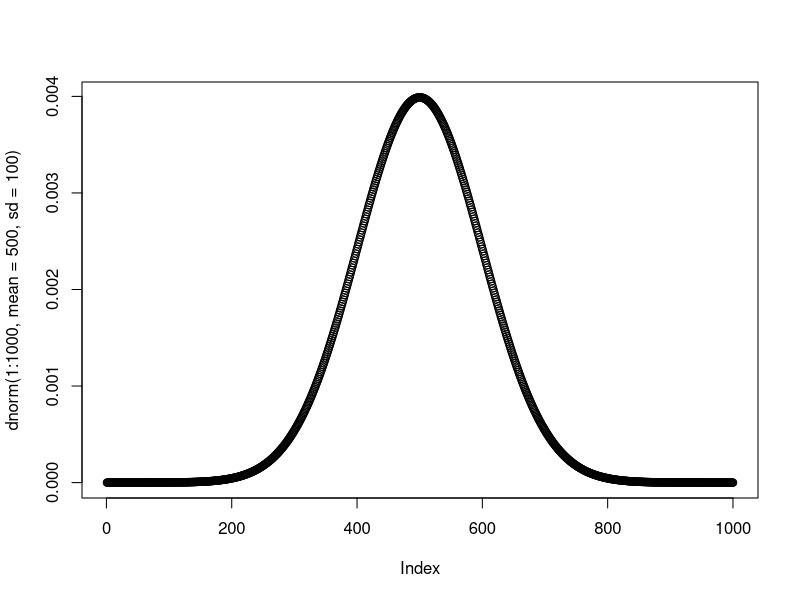
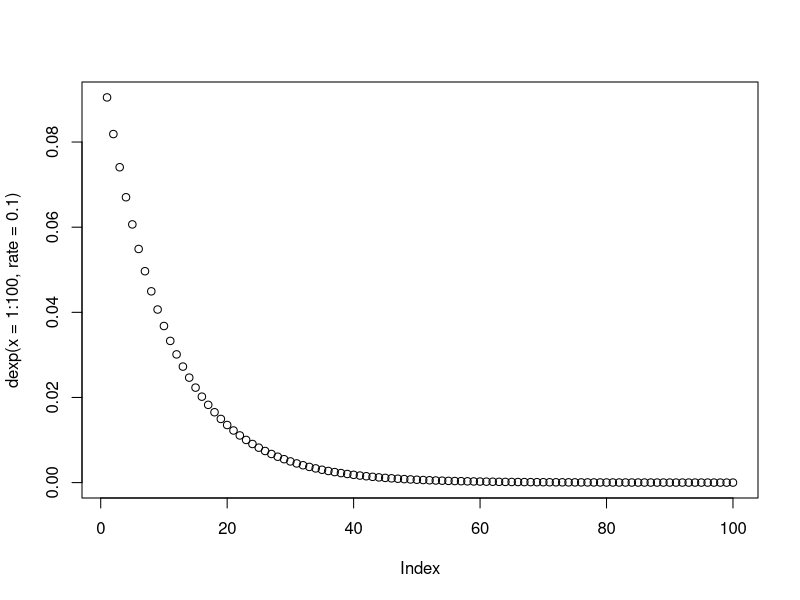
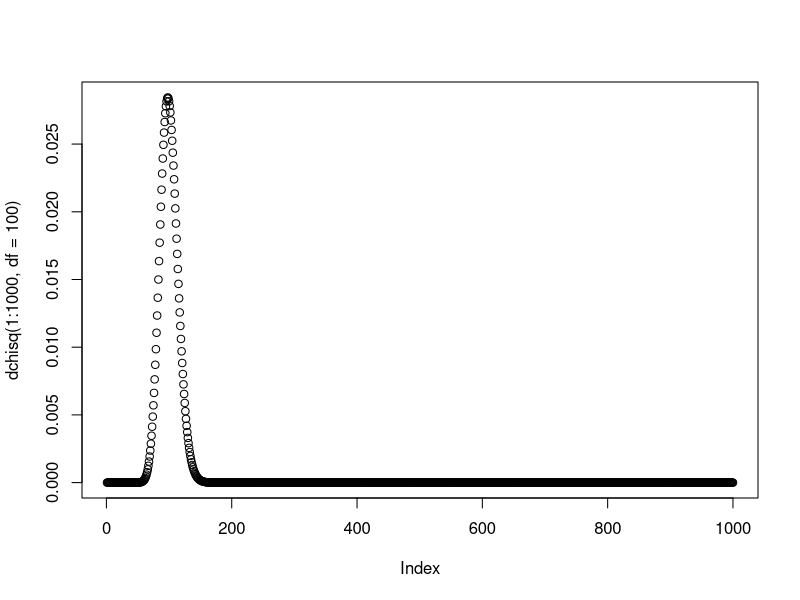
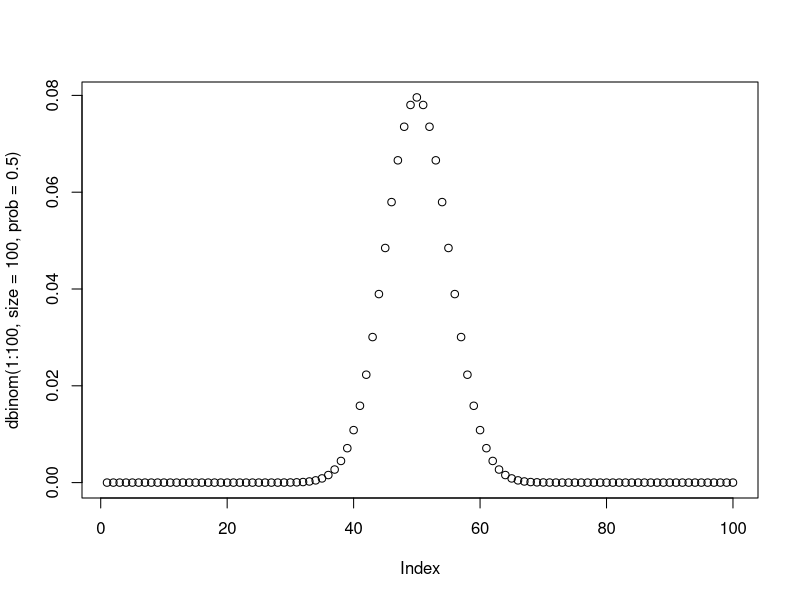
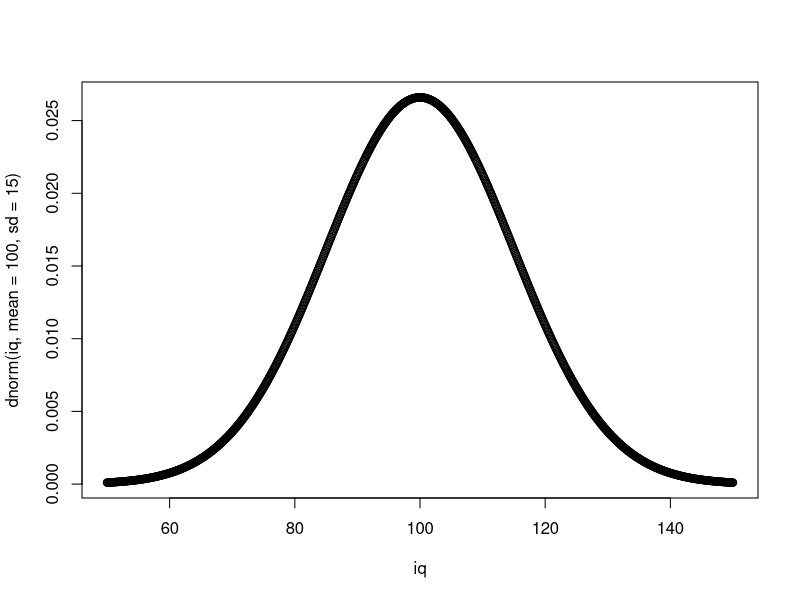
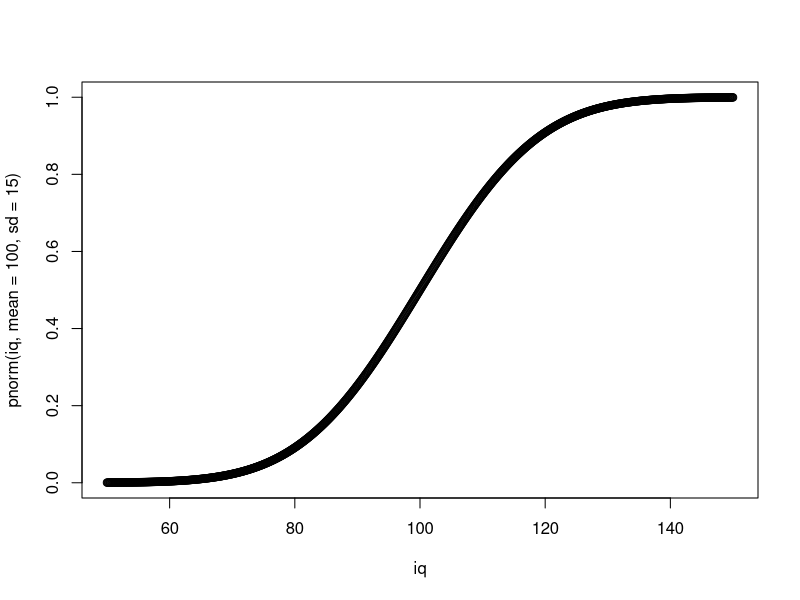

Generate these figures, in order, with R:
## ---- chunk 1
library(tidyverse)
library(kableExtra)
teacher_number <- seq(1,30,1)
age <-  sample(22:60, size = 30, replace = T)
exp_years <- sample(1:8, size = 30, replace = T)
exp_scaled <- ifelse(exp_years >= 1 & exp_years <= 2, "от 1 до 2",
                     ifelse(exp_years > 2 & exp_years <= 5, "от 3 до 5",
                            ifelse(exp_years > 5, "больше 5", exp_years)))
burnout_MBI <- sample(19:70, size = 30, replace = T)
univer <-  rep(c("MSU", "HSE", "MSU", "RANEPA", "HSE", "RANEPA"),5)
burnout <- tibble(teacher_number, age, exp_years, exp_scaled, burnout_MBI, univer)
## ---- chunk 2
plot(dnorm(1:1000, mean = 500, sd = 100))
## ---- chunk 3
plot(dexp(x = 1:100, rate = 0.1))
## ---- chunk 4
plot(dchisq(1:1000, df=100))
## ---- chunk 5
plot(dbinom(1:100, size=100, prob=0.5))
## ---- chunk 6
iq <- seq(50,150, 0.1)
plot(iq, dnorm(iq, mean = 100, sd = 15))
## ---- chunk 7
plot(iq, pnorm(iq, mean = 100, sd = 15))
